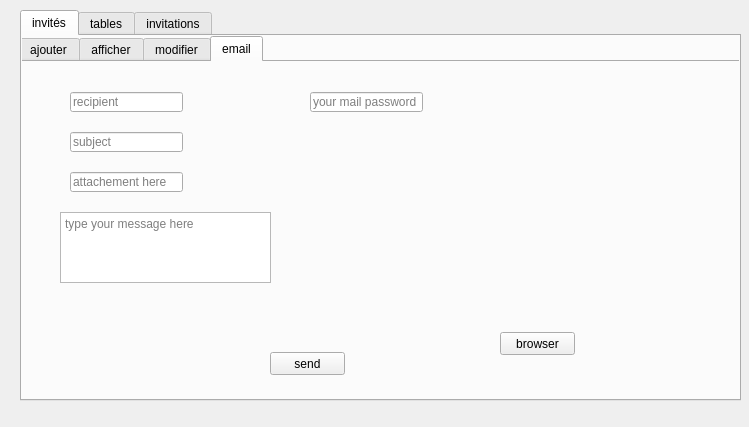
<?xml version="1.0" encoding="UTF-8"?>
<ui version="4.0">
 <class>DialogeEmmanuel</class>
 <widget class="QDialog" name="DialogeEmmanuel">
  <property name="geometry">
   <rect>
    <x>0</x>
    <y>0</y>
    <width>749</width>
    <height>427</height>
   </rect>
  </property>
  <property name="windowTitle">
   <string>Dialog</string>
  </property>
  <widget class="QTabWidget" name="tabWidget">
   <property name="geometry">
    <rect>
     <x>20</x>
     <y>10</y>
     <width>721</width>
     <height>391</height>
    </rect>
   </property>
   <property name="currentIndex">
    <number>0</number>
   </property>
   <widget class="QWidget" name="tab">
    <attribute name="title">
     <string>invités</string>
    </attribute>
    <widget class="QTabWidget" name="tabWidget_2">
     <property name="geometry">
      <rect>
       <x>-4</x>
       <y>0</y>
       <width>731</width>
       <height>371</height>
      </rect>
     </property>
     <property name="currentIndex">
      <number>3</number>
     </property>
     <widget class="QWidget" name="tab_4">
      <attribute name="title">
       <string>ajouter</string>
      </attribute>
      <widget class="QPushButton" name="pushButton_ajoute_invite">
       <property name="geometry">
        <rect>
         <x>310</x>
         <y>200</y>
         <width>75</width>
         <height>23</height>
        </rect>
       </property>
       <property name="text">
        <string>Ajouter</string>
       </property>
      </widget>
      <widget class="QWidget" name="layoutWidget">
       <property name="geometry">
        <rect>
         <x>140</x>
         <y>60</y>
         <width>401</width>
         <height>111</height>
        </rect>
       </property>
       <layout class="QGridLayout" name="gridLayout">
        <item row="0" column="0">
         <widget class="QLabel" name="label">
          <property name="text">
           <string>Nom</string>
          </property>
         </widget>
        </item>
        <item row="0" column="1">
         <widget class="QLineEdit" name="lineEdit_nomInv"/>
        </item>
        <item row="1" column="0">
         <widget class="QLabel" name="label_2">
          <property name="text">
           <string>Prénom</string>
          </property>
         </widget>
        </item>
        <item row="1" column="1">
         <widget class="QLineEdit" name="lineEdit_prenomInv"/>
        </item>
        <item row="2" column="0">
         <widget class="QLabel" name="label_3">
          <property name="text">
           <string>Téléphone</string>
          </property>
         </widget>
        </item>
        <item row="2" column="1">
         <widget class="QLineEdit" name="lineEdit_telInv"/>
        </item>
        <item row="3" column="0">
         <widget class="QLabel" name="label_4">
          <property name="text">
           <string>Email</string>
          </property>
         </widget>
        </item>
        <item row="3" column="1">
         <widget class="QLineEdit" name="lineEdit_emailInv"/>
        </item>
       </layout>
      </widget>
     </widget>
     <widget class="QWidget" name="tab_5">
      <attribute name="title">
       <string>afficher</string>
      </attribute>
      <widget class="QTableView" name="tableInvite">
       <property name="geometry">
        <rect>
         <x>50</x>
         <y>40</y>
         <width>621</width>
         <height>271</height>
        </rect>
       </property>
       <property name="styleSheet">
        <string notr="true">border:1px solid grey;</string>
       </property>
      </widget>
      <widget class="QPushButton" name="pushButton_filter_invite">
       <property name="geometry">
        <rect>
         <x>60</x>
         <y>10</y>
         <width>75</width>
         <height>23</height>
        </rect>
       </property>
       <property name="styleSheet">
        <string notr="true">image: url(:/img/filter-solid (1).svg);
background-color:transparent;
border-radius:30px;</string>
       </property>
       <property name="text">
        <string/>
       </property>
      </widget>
      <widget class="QPushButton" name="pushButton_print_invite">
       <property name="geometry">
        <rect>
         <x>650</x>
         <y>320</y>
         <width>75</width>
         <height>23</height>
        </rect>
       </property>
       <property name="styleSheet">
        <string notr="true">image: url(:/img/print-solid.svg);
background-color:transparent;
border-radius:30px;</string>
       </property>
       <property name="text">
        <string/>
       </property>
      </widget>
      <widget class="QPushButton" name="pushButton_search_invite">
       <property name="geometry">
        <rect>
         <x>630</x>
         <y>10</y>
         <width>75</width>
         <height>23</height>
        </rect>
       </property>
       <property name="styleSheet">
        <string notr="true">image: url(:/img/search-solid (1).svg);
background-color:transparent;
border-radius:30px;</string>
       </property>
       <property name="text">
        <string/>
       </property>
      </widget>
      <widget class="QLabel" name="label_37">
       <property name="geometry">
        <rect>
         <x>50</x>
         <y>20</y>
         <width>47</width>
         <height>13</height>
        </rect>
       </property>
       <property name="text">
        <string>filtrer</string>
       </property>
      </widget>
      <widget class="QLabel" name="label_39">
       <property name="geometry">
        <rect>
         <x>610</x>
         <y>320</y>
         <width>47</width>
         <height>13</height>
        </rect>
       </property>
       <property name="text">
        <string>Imprimer</string>
       </property>
      </widget>
      <widget class="QLineEdit" name="lineEdit_recherche_inv">
       <property name="geometry">
        <rect>
         <x>482</x>
         <y>10</y>
         <width>161</width>
         <height>20</height>
        </rect>
       </property>
       <property name="styleSheet">
        <string notr="true">font-size:18px;
font-family:Arial;
border:none;
border-bottom:2px solid  black;
margin:0 10px;
background:transparent;</string>
       </property>
       <property name="placeholderText">
        <string>Recherche</string>
       </property>
      </widget>
     </widget>
     <widget class="QWidget" name="tab_7">
      <attribute name="title">
       <string>modifier</string>
      </attribute>
      <widget class="QWidget" name="layoutWidget_3">
       <property name="geometry">
        <rect>
         <x>210</x>
         <y>90</y>
         <width>401</width>
         <height>111</height>
        </rect>
       </property>
       <layout class="QGridLayout" name="gridLayout_4">
        <item row="0" column="0">
         <widget class="QLabel" name="label_13">
          <property name="text">
           <string>Nom</string>
          </property>
         </widget>
        </item>
        <item row="0" column="1">
         <widget class="QLineEdit" name="lineEdit_Nom_Mod_inv"/>
        </item>
        <item row="1" column="0">
         <widget class="QLabel" name="label_14">
          <property name="text">
           <string>Prénom</string>
          </property>
         </widget>
        </item>
        <item row="1" column="1">
         <widget class="QLineEdit" name="lineEdit_Prenom_Mod_inv"/>
        </item>
        <item row="2" column="0">
         <widget class="QLabel" name="label_15">
          <property name="text">
           <string>Téléphone</string>
          </property>
         </widget>
        </item>
        <item row="2" column="1">
         <widget class="QLineEdit" name="lineEdit_Tel_Mod_Inv"/>
        </item>
        <item row="3" column="0">
         <widget class="QLabel" name="label_16">
          <property name="text">
           <string>Email</string>
          </property>
         </widget>
        </item>
        <item row="3" column="1">
         <widget class="QLineEdit" name="lineEdit_Email_Mod_Inv"/>
        </item>
       </layout>
      </widget>
      <widget class="QPushButton" name="on_pushButton_ModInv_clicked">
       <property name="geometry">
        <rect>
         <x>270</x>
         <y>230</y>
         <width>75</width>
         <height>23</height>
        </rect>
       </property>
       <property name="text">
        <string>Enregistrer</string>
       </property>
      </widget>
      <widget class="QPushButton" name="on_pushButton_SupprInv_clicked">
       <property name="geometry">
        <rect>
         <x>380</x>
         <y>230</y>
         <width>75</width>
         <height>23</height>
        </rect>
       </property>
       <property name="text">
        <string>Supprimer</string>
       </property>
      </widget>
     </widget>
     <widget class="QWidget" name="tab_6">
      <attribute name="title">
       <string>email</string>
      </attribute>
      <widget class="QPushButton" name="browseBtn">
       <property name="geometry">
        <rect>
         <x>480</x>
         <y>270</y>
         <width>75</width>
         <height>23</height>
        </rect>
       </property>
       <property name="text">
        <string>browser</string>
       </property>
      </widget>
      <widget class="QLineEdit" name="rcpt">
       <property name="geometry">
        <rect>
         <x>50</x>
         <y>30</y>
         <width>113</width>
         <height>20</height>
        </rect>
       </property>
       <property name="placeholderText">
        <string>recipient</string>
       </property>
      </widget>
      <widget class="QLineEdit" name="subject">
       <property name="geometry">
        <rect>
         <x>50</x>
         <y>70</y>
         <width>113</width>
         <height>20</height>
        </rect>
       </property>
       <property name="placeholderText">
        <string>subject</string>
       </property>
      </widget>
      <widget class="QLineEdit" name="file">
       <property name="geometry">
        <rect>
         <x>50</x>
         <y>110</y>
         <width>113</width>
         <height>20</height>
        </rect>
       </property>
       <property name="placeholderText">
        <string>attachement here</string>
       </property>
      </widget>
      <widget class="QLineEdit" name="mail_pass">
       <property name="geometry">
        <rect>
         <x>290</x>
         <y>30</y>
         <width>113</width>
         <height>20</height>
        </rect>
       </property>
       <property name="placeholderText">
        <string>your mail password</string>
       </property>
      </widget>
      <widget class="QTextEdit" name="msg">
       <property name="geometry">
        <rect>
         <x>40</x>
         <y>150</y>
         <width>211</width>
         <height>71</height>
        </rect>
       </property>
       <property name="placeholderText">
        <string>type your message here</string>
       </property>
      </widget>
      <widget class="QPushButton" name="sendBtn">
       <property name="geometry">
        <rect>
         <x>250</x>
         <y>290</y>
         <width>75</width>
         <height>23</height>
        </rect>
       </property>
       <property name="text">
        <string>send</string>
       </property>
      </widget>
     </widget>
    </widget>
   </widget>
   <widget class="QWidget" name="tab_3">
    <attribute name="title">
     <string>tables</string>
    </attribute>
    <widget class="QTabWidget" name="tabWidget_3">
     <property name="geometry">
      <rect>
       <x>-10</x>
       <y>0</y>
       <width>731</width>
       <height>371</height>
      </rect>
     </property>
     <property name="currentIndex">
      <number>2</number>
     </property>
     <widget class="QWidget" name="tab_8">
      <attribute name="title">
       <string>ajouter</string>
      </attribute>
      <widget class="QLabel" name="label_21">
       <property name="geometry">
        <rect>
         <x>291</x>
         <y>60</y>
         <width>21</width>
         <height>16</height>
        </rect>
       </property>
       <property name="text">
        <string>Nom</string>
       </property>
      </widget>
      <widget class="QPushButton" name="pushButton_ajouter_table">
       <property name="geometry">
        <rect>
         <x>380</x>
         <y>137</y>
         <width>75</width>
         <height>23</height>
        </rect>
       </property>
       <property name="text">
        <string>Ajouter</string>
       </property>
      </widget>
      <widget class="QLabel" name="label_22">
       <property name="geometry">
        <rect>
         <x>290</x>
         <y>97</y>
         <width>31</width>
         <height>16</height>
        </rect>
       </property>
       <property name="text">
        <string>Types</string>
       </property>
      </widget>
      <widget class="QLineEdit" name="lineEdit_nom_table_ajouter">
       <property name="geometry">
        <rect>
         <x>347</x>
         <y>60</y>
         <width>133</width>
         <height>20</height>
        </rect>
       </property>
      </widget>
      <widget class="QComboBox" name="comboBox_Ajouter_Table">
       <property name="geometry">
        <rect>
         <x>350</x>
         <y>97</y>
         <width>131</width>
         <height>22</height>
        </rect>
       </property>
      </widget>
     </widget>
     <widget class="QWidget" name="tab_9">
      <attribute name="title">
       <string>afficher</string>
      </attribute>
      <widget class="QTableView" name="tableEvent">
       <property name="geometry">
        <rect>
         <x>60</x>
         <y>20</y>
         <width>621</width>
         <height>271</height>
        </rect>
       </property>
       <property name="styleSheet">
        <string notr="true">border:1px solid grey;</string>
       </property>
      </widget>
     </widget>
     <widget class="QWidget" name="tab_10">
      <attribute name="title">
       <string>modifier</string>
      </attribute>
      <widget class="QLabel" name="label_23">
       <property name="geometry">
        <rect>
         <x>150</x>
         <y>130</y>
         <width>31</width>
         <height>16</height>
        </rect>
       </property>
       <property name="text">
        <string>Types</string>
       </property>
      </widget>
      <widget class="QComboBox" name="comboBox_Modifier_Table">
       <property name="geometry">
        <rect>
         <x>210</x>
         <y>130</y>
         <width>131</width>
         <height>22</height>
        </rect>
       </property>
      </widget>
      <widget class="QPushButton" name="pushButton_ModTab_enregrs">
       <property name="geometry">
        <rect>
         <x>150</x>
         <y>180</y>
         <width>75</width>
         <height>23</height>
        </rect>
       </property>
       <property name="text">
        <string>Enregistrer</string>
       </property>
      </widget>
      <widget class="QPushButton" name="pushButton_suppr_table">
       <property name="geometry">
        <rect>
         <x>270</x>
         <y>180</y>
         <width>75</width>
         <height>23</height>
        </rect>
       </property>
       <property name="text">
        <string>Supprimer</string>
       </property>
      </widget>
      <widget class="QLabel" name="label_5">
       <property name="geometry">
        <rect>
         <x>151</x>
         <y>93</y>
         <width>21</width>
         <height>16</height>
        </rect>
       </property>
       <property name="text">
        <string>Nom</string>
       </property>
      </widget>
      <widget class="QLineEdit" name="lineEdit_nom_mod_table1">
       <property name="geometry">
        <rect>
         <x>207</x>
         <y>93</y>
         <width>133</width>
         <height>20</height>
        </rect>
       </property>
      </widget>
     </widget>
    </widget>
   </widget>
   <widget class="QWidget" name="tab_2">
    <attribute name="title">
     <string>invitations</string>
    </attribute>
    <widget class="QTabWidget" name="tabWidget_4">
     <property name="geometry">
      <rect>
       <x>0</x>
       <y>0</y>
       <width>731</width>
       <height>371</height>
      </rect>
     </property>
     <property name="currentIndex">
      <number>0</number>
     </property>
     <widget class="QWidget" name="tab_12">
      <attribute name="title">
       <string>ajouter</string>
      </attribute>
      <widget class="QTableView" name="tableNomInvite">
       <property name="geometry">
        <rect>
         <x>290</x>
         <y>40</y>
         <width>221</width>
         <height>191</height>
        </rect>
       </property>
       <property name="styleSheet">
        <string notr="true">border:1px solid grey;
</string>
       </property>
      </widget>
      <widget class="QComboBox" name="comboBox_personnes_ajouter">
       <property name="geometry">
        <rect>
         <x>50</x>
         <y>40</y>
         <width>151</width>
         <height>27</height>
        </rect>
       </property>
       <property name="styleSheet">
        <string notr="true">font-size:18px;
font-family:Arial;
</string>
       </property>
      </widget>
      <widget class="QComboBox" name="comboBox_tables_ajouter">
       <property name="geometry">
        <rect>
         <x>50</x>
         <y>90</y>
         <width>151</width>
         <height>27</height>
        </rect>
       </property>
       <property name="styleSheet">
        <string notr="true">font-size:18px;
font-family:Arial;
</string>
       </property>
      </widget>
     </widget>
     <widget class="QWidget" name="tab_13">
      <attribute name="title">
       <string>afficher</string>
      </attribute>
      <widget class="QTableView" name="tableInvite_3">
       <property name="geometry">
        <rect>
         <x>40</x>
         <y>30</y>
         <width>621</width>
         <height>271</height>
        </rect>
       </property>
       <property name="styleSheet">
        <string notr="true">border:1px solid grey;</string>
       </property>
      </widget>
     </widget>
     <widget class="QWidget" name="tab_14">
      <attribute name="title">
       <string>modifier</string>
      </attribute>
      <widget class="QWidget" name="layoutWidget_7">
       <property name="geometry">
        <rect>
         <x>130</x>
         <y>70</y>
         <width>401</width>
         <height>111</height>
        </rect>
       </property>
       <layout class="QGridLayout" name="gridLayout_8">
        <item row="0" column="0">
         <widget class="QLabel" name="label_29">
          <property name="text">
           <string>Nom</string>
          </property>
         </widget>
        </item>
        <item row="0" column="1">
         <widget class="QLineEdit" name="lineEdit_29"/>
        </item>
        <item row="1" column="0">
         <widget class="QLabel" name="label_30">
          <property name="text">
           <string>Prénom</string>
          </property>
         </widget>
        </item>
        <item row="1" column="1">
         <widget class="QLineEdit" name="lineEdit_30"/>
        </item>
        <item row="2" column="0">
         <widget class="QLabel" name="label_31">
          <property name="text">
           <string>Téléphone</string>
          </property>
         </widget>
        </item>
        <item row="2" column="1">
         <widget class="QLineEdit" name="lineEdit_31"/>
        </item>
        <item row="3" column="0">
         <widget class="QLabel" name="label_32">
          <property name="text">
           <string>Email</string>
          </property>
         </widget>
        </item>
        <item row="3" column="1">
         <widget class="QLineEdit" name="lineEdit_32"/>
        </item>
       </layout>
      </widget>
     </widget>
     <widget class="QWidget" name="tab_15">
      <attribute name="title">
       <string>supprimer</string>
      </attribute>
     </widget>
    </widget>
   </widget>
  </widget>
 </widget>
 <resources/>
 <connections/>
</ui>
